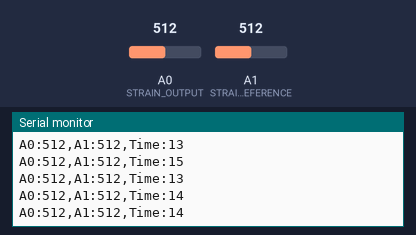
Recording of a sketch running on a simulated Arduino Uno, built with avr-gcc and run on an emulated ATmega328P. On the bench: the last lines printed to the serial monitor. The test bench sets the inputs (shaded band); at power-on: A0 (STRAIN_OUTPUT) = 512, A1 (STRAIN_REFERENCE) = 512.

Above: at 1.2 s.
1.3 s: A0 (STRAIN_OUTPUT) set to 110
At 2.4 s:
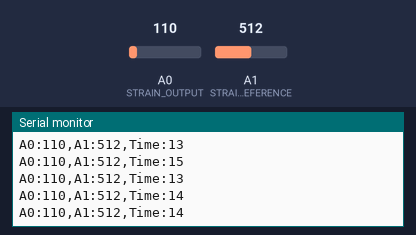
2.8 s: A0 (STRAIN_OUTPUT) set to 90
At 3.7 s:
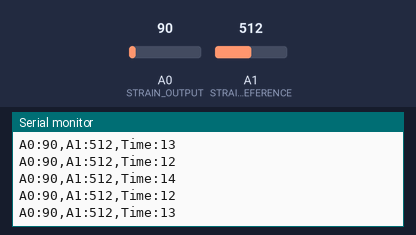
5.8 s: A1 (STRAIN_REFERENCE) set to 989
At 6.6 s:
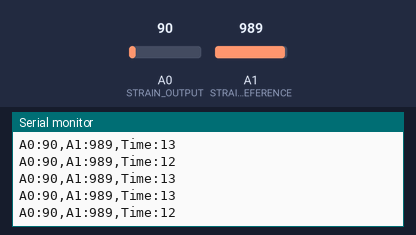
8.8 s: A1 (STRAIN_REFERENCE) set to 1015
At 9.6 s:
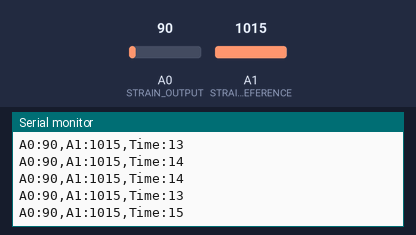
10.3 s: A0 (STRAIN_OUTPUT) set to 984
At 10.9 s:
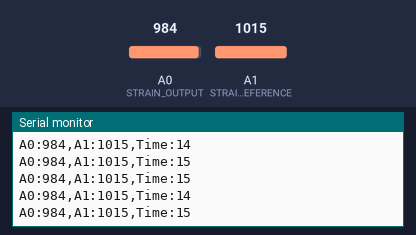
13.3 s: A0 (STRAIN_OUTPUT) set to 1016
At 14.3 s:
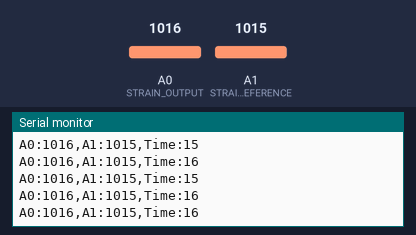
Timing chart, 0 to 15.8 s (numbered marks = the images above; inputs shaded):
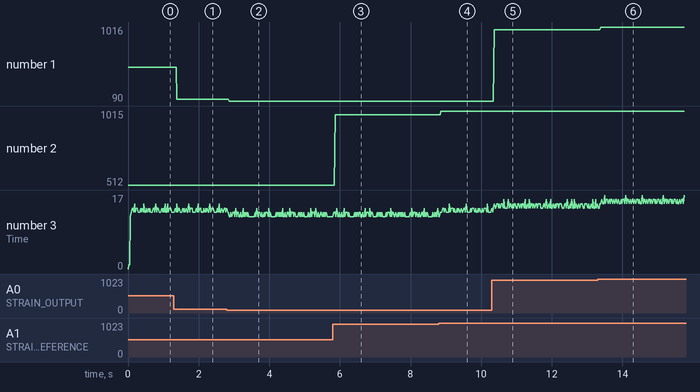

The sketch:

ArduinoDataLogging.ino
```cpp
#define BAUD_RATE 9600
#define STRAIN_OUTPUT A0
#define STRAIN_REFERENCE A1

unsigned int Start;
unsigned int End;

void setup() {
  Serial.begin(BAUD_RATE);
}

void loop() {
  Start = millis();
  Serial.print("A0:");
  Serial.print( analogRead(STRAIN_OUTPUT) );
  Serial.print(",A1:");
  Serial.print( analogRead(STRAIN_REFERENCE) );
  End = millis();
  Serial.print(",Time:");
  Serial.println(End - Start);
}
```

Measured:
- after the input at 1.3 s, the serial monitor: prints a new line after 0.08 s (image 1)
- after the input at 2.8 s, the serial monitor: prints a new line after 0.07 s (image 2)
- after the input at 5.8 s, the serial monitor: prints a new line after 0.06 s (image 3)
- after the input at 8.8 s, the serial monitor: prints a new line after 0.06 s (image 4)
- after the input at 10.3 s, the serial monitor: prints a new line after 0.07 s (image 5)
- after the input at 13.3 s, the serial monitor: prints a new line after 0.09 s (image 6)
- plotted number 1: 512 → 110 after the input at 1.3 s, 110 → 90 after the input at 2.8 s, 90 → 984 after the input at 10.3 s, 984 → 1016 after the input at 13.3 s
- plotted number 2: 512 → 989 after the input at 5.8 s, 989 → 1015 after the input at 8.8 s
